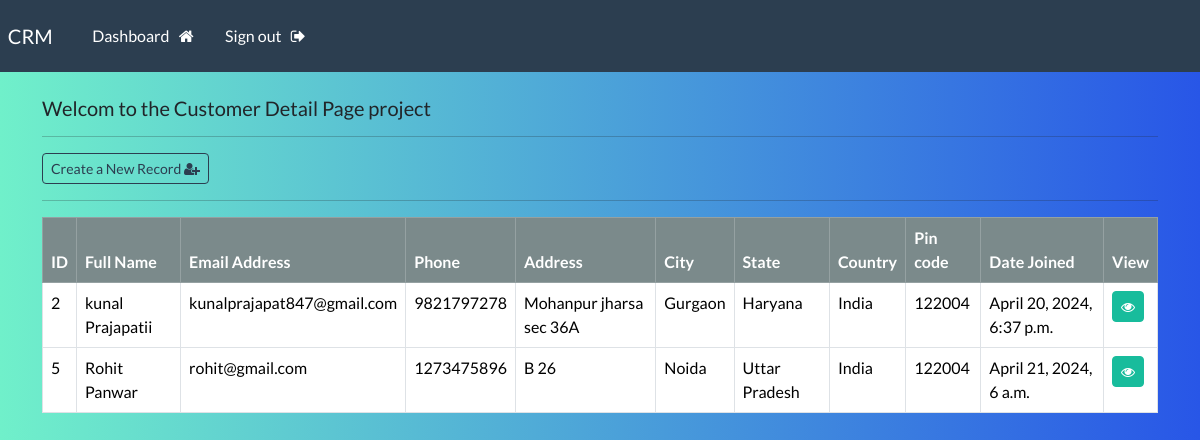
The page /dashboard (signed in) on the database its author committed.
### webapp/models.py (models this page shows, shortened)
class customer(models.Model):
    creation_data = models.DateTimeField(auto_now_add=True)  # Automatically set to the current
    first_name = models.CharField(max_length=30)
    last_name = models.CharField(max_length=30)
    email = models.CharField(max_length=30)
    phone = models.CharField(max_length=30)
    address = models.CharField(max_length=30)
    city = models.CharField(max_length=30)
    state = models.CharField(max_length=30)
    country = models.CharField(max_length=30)
    pincode = models.CharField(max_length=30)

### webapp/views.py (the view)
# urls.py: path('dashboard',dashboard,name="dashboard"),
@login_required(login_url='my-login')
def dashboard(request):
    my_records = customer.objects.all()
    context={'records':my_records}
    return render(request, 'webapp/dashboard.html', context=context)

### webapp/templates/webapp/dashboard.html (shortened to what this page needs)
{% extends 'webapp/base.html' %}
{% block content %}
    <h5>Welcom to the Customer Detail Page {{user}}</h5>
    <hr>
    <a class="btn btn-outline-primary btn-sm" href="{% url 'create-record' %}"> Create a New Record <i class="fa fa-user-plus" aria-hidden="true"></i> </a>
    <hr>
    <table class="table table-hover table-bordered">
        <thead class="table-dark">
            <tr>
                <th scope="col"> ID </th>
                <th scope="col"> Full Name </th>
                <th scope="col"> Email Address </th>
                <th scope="col"> Phone </th>
                <th scope="col"> Address </th>
                <th scope="col"> City </th>
                <th scope="col"> State </th>
                <th scope="col"> Country </th>
                <th scope="col"> Pin code </th>
                <th scope="col"> Date Joined </th>
                <th scope="col"> View </th>
            </tr>
        </thead>
        <tbody>
        {% if records %}
            {% for record in records %}
            <tr>
                <td>{{record.id}}</td>
                <td>{{record.first_name}}  {{record.last_name}}</td>
                <td>{{record.email}}</td>
                <td>{{record.phone}}</td>
                <td>{{record.address}}</td>
                <td>{{record.city}}</td>
                <td>{{record.state}}</td>
                <td>{{record.country}}</td>
                <td>{{record.pincode}}</td>
                <td>{{record.creation_data}}</td>
                <td> <a class=" btn btn-success btn-sm" href="{% url 'record' record.id %}"> <i class="fa fa-eye" aria-hidden="true"></i>  </a> </td>
            </tr>
            {% endfor %}
        {% endif %}
        </tbody>
    </table>
{% endblock %}

### webapp/templates/webapp/base.html (shortened to what this page needs)
{% load static %}
<!DOCTYPE html>
<html>
    <head>
        <link rel="stylesheet" type="text/css" href="https://bootswatch.com/5/flatly/bootstrap.min.css">
        <link rel="stylesheet" type="text/css" href="{% static 'css/style.css' %}" />
        <link rel="stylesheet" href="https://cdnjs.cloudflare.com/ajax/libs/font-awesome/4.7.0/css/font-awesome.min.css">
    </head>
    <body>
        {% include 'webapp/navbar.html' %}
        <div class="container">
            <br>
            {% block content %}
            {% endblock %}
        </div>
     </body>
</html>

### webapp/templates/webapp/navbar.html (shortened to what this page needs)
<nav class="navbar navbar-expand-lg navbar-dark bg-primary justify-content-center">
    <a class="navbar-brand main-heading" href="{% url 'home' %}">
      &nbsp; CRM
    </a>
      <div class="collapse navbar-collapse text-center" id="navbarNavDropdown">
        <ul class="navbar-nav mr-auto">
          {% if user.is_authenticated %}
            <li class="nav-item">
              <a class="nav-link" href="{% url 'dashboard' %}">Dashboard &nbsp; <i class="fa fa-home" aria-hidden="true"></i> </a>
            </li>
            <li class="nav-item">
              <a class="nav-link" href="{% url 'user-logout' %}">Sign out &nbsp; <i class="fa fa-sign-out" aria-hidden="true"></i> </a>
            </li>
        </ul>
        {% endif %}
      </div>
  </nav>

### static/css/style.css (style rules this page uses)
body { background: rgb(112,240,202); background: linear-gradient(90deg, rgba(112,240,202,1) 0%, rgba(40,86,231,1) 100%); }

### rows shown on the page
customer: id "2", first_name "kunal", last_name "Prajapatii", email "kunalprajapat847@gmail.com", phone "9821797278", address "Mohanpur jharsa sec 36A", city "Gurgaon", state "Haryana", country "India", pincode "122004", creation_data "April 20, 2024, 6:37 p.m."
customer: id "5", first_name "Rohit", last_name "Panwar", email "rohit@gmail.com", phone "1273475896", address "B 26", city "Noida", state "Uttar Pradesh", country "India", pincode "122004", creation_data "April 21, 2024, 6 a.m."

### other values the page prints
{{ user }} "project"
